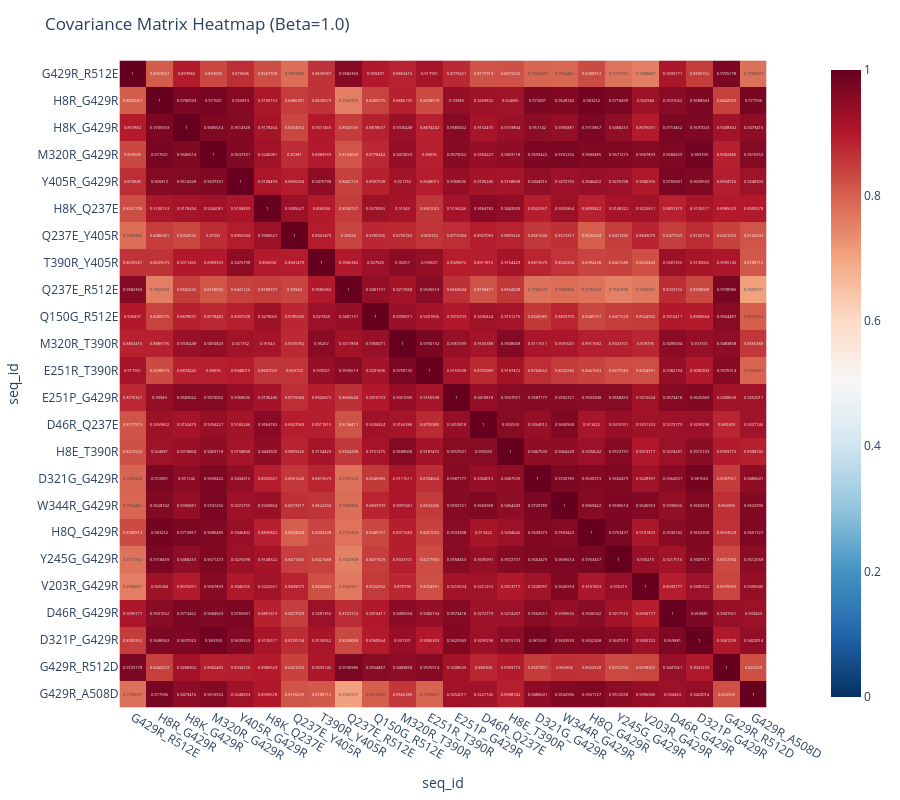

The cell this chart's notebook holds for it:
### Code cell
import plotly.express as px

# Calculate correlation matrix

corr_matrix = selection_df[model_columns].T.corr()

# Create interactive heatmap
fig = px.imshow(corr_matrix, text_auto=True, color_continuous_scale='RdBu_r', height=800, zmin=0, zmax=1)
fig.update_layout(title=f'Covariance Matrix Heatmap (Beta={BETA})')
fig.show()

### Figure 1 — Plotly figure (JSON) as saved in the notebook; plotly's stock layout.template omitted (floating-point values rounded to 4 significant figures; data arrays with more than 128 entries replaced by an {"elided": "..."} marker saying what was removed)
{"data": [{"coloraxis": "coloraxis", "hovertemplate": "seq_id: %{x}<br>seq_id: %{y}<br>color: %{z}<extra></extra>", "name": "0", "texttemplate": "%{z}", "type": "heatmap", "x": ["G429R_R512E", "H8R_G429R", "H8K_G429R", "M320R_G429R", "Y405R_G429R", "H8K_Q237E", "Q237E_Y405R", "T390R_Y405R", "Q237E_R512E", "Q150G_R512E", "M320R_T390R", "E251R_T390R", "E251P_G429R", "D46R_Q237E", "H8E_T390R", "D321G_G429R", "W344R_G429R", "H8Q_G429R", "Y245G_G429R", "V203R_G429R", "D46R_G429R", "D321P_G429R", "G429R_R512D", "G429R_A508D"], "xaxis": "x", "y": ["G429R_R512E", "H8R_G429R", "H8K_G429R", "M320R_G429R", "Y405R_G429R", "H8K_Q237E", "Q237E_Y405R", "T390R_Y405R", "Q237E_R512E", "Q150G_R512E", "M320R_T390R", "E251R_T390R", "E251P_G429R", "D46R_Q237E", "H8E_T390R", "D321G_G429R", "W344R_G429R", "H8Q_G429R", "Y245G_G429R", "V203R_G429R", "D46R_G429R", "D321P_G429R", "G429R_R512D", "G429R_A508D"], "yaxis": "y", "z": {"elided": "24x24 float values"}}], "layout": {"coloraxis": {"cmax": 1, "cmin": 0, "colorscale": [[0, "rgb(5,48,97)"], [0.1, "rgb(33,102,172)"], [0.2, "rgb(67,147,195)"], [0.3, "rgb(146,197,222)"], [0.4, "rgb(209,229,240)"], [0.5, "rgb(247,247,247)"], [0.6, "rgb(253,219,199)"], [0.7, "rgb(244,165,130)"], [0.8, "rgb(214,96,77)"], [0.9, "rgb(178,24,43)"], [1, "rgb(103,0,31)"]]}, "height": 800, "margin": {"t": 60}, "title": {"text": "Covariance Matrix Heatmap (Beta=1.0)"}, "xaxis": {"anchor": "y", "constrain": "domain", "domain": [0, 1], "scaleanchor": "y", "title": {"text": "seq_id"}}, "yaxis": {"anchor": "x", "autorange": "reversed", "constrain": "domain", "domain": [0, 1], "title": {"text": "seq_id"}}}}
